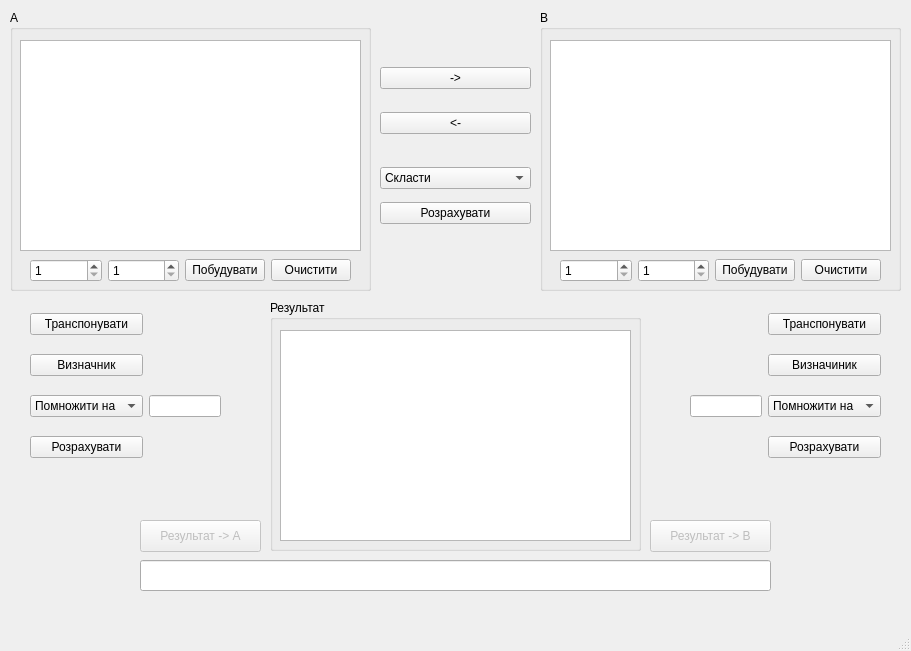
<?xml version="1.0" encoding="UTF-8"?>
<ui version="4.0">
 <class>MainWindow</class>
 <widget class="QMainWindow" name="MainWindow">
  <property name="geometry">
   <rect>
    <x>0</x>
    <y>0</y>
    <width>911</width>
    <height>651</height>
   </rect>
  </property>
  <property name="windowTitle">
   <string>MainWindow</string>
  </property>
  <widget class="QWidget" name="mainWindow">
   <widget class="QGroupBox" name="matrixBox">
    <property name="geometry">
     <rect>
      <x>10</x>
      <y>10</y>
      <width>361</width>
      <height>281</height>
     </rect>
    </property>
    <property name="title">
     <string>A</string>
    </property>
    <widget class="QTableWidget" name="Matrix_1">
     <property name="geometry">
      <rect>
       <x>10</x>
       <y>30</y>
       <width>341</width>
       <height>211</height>
      </rect>
     </property>
     <attribute name="horizontalHeaderMinimumSectionSize">
      <number>20</number>
     </attribute>
     <attribute name="horizontalHeaderDefaultSectionSize">
      <number>20</number>
     </attribute>
     <attribute name="verticalHeaderMinimumSectionSize">
      <number>20</number>
     </attribute>
     <attribute name="verticalHeaderDefaultSectionSize">
      <number>22</number>
     </attribute>
    </widget>
    <widget class="QWidget" name="gridLayoutWidget">
     <property name="geometry">
      <rect>
       <x>20</x>
       <y>240</y>
       <width>321</width>
       <height>41</height>
      </rect>
     </property>
     <layout class="QGridLayout" name="gridLayout">
      <item row="0" column="2">
       <widget class="QPushButton" name="buildMatrixButton_1">
        <property name="text">
         <string>Побудувати</string>
        </property>
       </widget>
      </item>
      <item row="0" column="1">
       <widget class="QSpinBox" name="spinBoxX_matrix_1">
        <property name="minimum">
         <number>1</number>
        </property>
        <property name="maximum">
         <number>12</number>
        </property>
       </widget>
      </item>
      <item row="0" column="0">
       <widget class="QSpinBox" name="spinBoxY_matrix_1">
        <property name="minimum">
         <number>1</number>
        </property>
        <property name="maximum">
         <number>12</number>
        </property>
       </widget>
      </item>
      <item row="0" column="3">
       <widget class="QPushButton" name="clearButton1">
        <property name="text">
         <string>Очистити</string>
        </property>
       </widget>
      </item>
     </layout>
    </widget>
   </widget>
   <widget class="QGroupBox" name="matrixBox2">
    <property name="geometry">
     <rect>
      <x>540</x>
      <y>10</y>
      <width>361</width>
      <height>281</height>
     </rect>
    </property>
    <property name="title">
     <string>B</string>
    </property>
    <widget class="QTableWidget" name="Matrix_2">
     <property name="geometry">
      <rect>
       <x>10</x>
       <y>30</y>
       <width>341</width>
       <height>211</height>
      </rect>
     </property>
    </widget>
    <widget class="QWidget" name="gridLayoutWidget_2">
     <property name="geometry">
      <rect>
       <x>20</x>
       <y>240</y>
       <width>321</width>
       <height>41</height>
      </rect>
     </property>
     <layout class="QGridLayout" name="gridLayout_2">
      <item row="0" column="2">
       <widget class="QPushButton" name="buildMatrixButton_2">
        <property name="text">
         <string>Побудувати</string>
        </property>
       </widget>
      </item>
      <item row="0" column="1">
       <widget class="QSpinBox" name="spinBoxX_matrix_2">
        <property name="minimum">
         <number>1</number>
        </property>
        <property name="maximum">
         <number>12</number>
        </property>
       </widget>
      </item>
      <item row="0" column="0">
       <widget class="QSpinBox" name="spinBoxY_matrix_2">
        <property name="minimum">
         <number>1</number>
        </property>
        <property name="maximum">
         <number>12</number>
        </property>
       </widget>
      </item>
      <item row="0" column="3">
       <widget class="QPushButton" name="clearButton2">
        <property name="text">
         <string>Очистити</string>
        </property>
       </widget>
      </item>
     </layout>
    </widget>
   </widget>
   <widget class="QWidget" name="gridLayoutWidget_3">
    <property name="geometry">
     <rect>
      <x>380</x>
      <y>50</y>
      <width>151</width>
      <height>101</height>
     </rect>
    </property>
    <layout class="QGridLayout" name="gridLayout_3">
     <item row="0" column="0">
      <widget class="QPushButton" name="toRight">
       <property name="text">
        <string>-&gt;</string>
       </property>
      </widget>
     </item>
     <item row="1" column="0">
      <widget class="QPushButton" name="toLeft">
       <property name="text">
        <string>&lt;-</string>
       </property>
      </widget>
     </item>
    </layout>
   </widget>
   <widget class="QGroupBox" name="outputMatrixBox">
    <property name="geometry">
     <rect>
      <x>270</x>
      <y>300</y>
      <width>371</width>
      <height>251</height>
     </rect>
    </property>
    <property name="title">
     <string>Результат</string>
    </property>
    <widget class="QTableWidget" name="Matrix_3">
     <property name="geometry">
      <rect>
       <x>10</x>
       <y>30</y>
       <width>351</width>
       <height>211</height>
      </rect>
     </property>
    </widget>
   </widget>
   <widget class="QLineEdit" name="outputLine">
    <property name="geometry">
     <rect>
      <x>140</x>
      <y>560</y>
      <width>631</width>
      <height>31</height>
     </rect>
    </property>
   </widget>
   <widget class="QWidget" name="gridLayoutWidget_6">
    <property name="geometry">
     <rect>
      <x>30</x>
      <y>300</y>
      <width>191</width>
      <height>174</height>
     </rect>
    </property>
    <layout class="QGridLayout" name="gridLayout_6">
     <item row="3" column="0">
      <widget class="QPushButton" name="matrix_calc_1">
       <property name="text">
        <string>Розрахувати</string>
       </property>
      </widget>
     </item>
     <item row="1" column="0">
      <widget class="QPushButton" name="matrixButon_determinant_1">
       <property name="text">
        <string>Визначник</string>
       </property>
      </widget>
     </item>
     <item row="0" column="0">
      <widget class="QPushButton" name="matrixButon_transpose_1">
       <property name="text">
        <string>Транспонувати</string>
       </property>
      </widget>
     </item>
     <item row="2" column="0">
      <widget class="QComboBox" name="matrix_operations_1">
       <property name="currentText">
        <string>Помножити на</string>
       </property>
       <item>
        <property name="text">
         <string>Помножити на</string>
        </property>
       </item>
       <item>
        <property name="text">
         <string>Поділити на</string>
        </property>
       </item>
      </widget>
     </item>
     <item row="2" column="1">
      <widget class="QLineEdit" name="matrix_line_1">
       <property name="enabled">
        <bool>true</bool>
       </property>
      </widget>
     </item>
    </layout>
   </widget>
   <widget class="QPushButton" name="result_to_A">
    <property name="enabled">
     <bool>false</bool>
    </property>
    <property name="geometry">
     <rect>
      <x>140</x>
      <y>520</y>
      <width>121</width>
      <height>32</height>
     </rect>
    </property>
    <property name="text">
     <string>Результат -&gt; A</string>
    </property>
   </widget>
   <widget class="QPushButton" name="result_to_B">
    <property name="enabled">
     <bool>false</bool>
    </property>
    <property name="geometry">
     <rect>
      <x>650</x>
      <y>520</y>
      <width>121</width>
      <height>32</height>
     </rect>
    </property>
    <property name="text">
     <string>Результат -&gt; B</string>
    </property>
   </widget>
   <widget class="QWidget" name="gridLayoutWidget_4">
    <property name="geometry">
     <rect>
      <x>380</x>
      <y>160</y>
      <width>151</width>
      <height>71</height>
     </rect>
    </property>
    <layout class="QGridLayout" name="gridLayout_4">
     <item row="0" column="0">
      <widget class="QComboBox" name="optionsBox">
       <property name="currentText">
        <string>Скласти</string>
       </property>
       <item>
        <property name="text">
         <string>Скласти</string>
        </property>
       </item>
       <item>
        <property name="text">
         <string>Відняти</string>
        </property>
       </item>
       <item>
        <property name="text">
         <string>Помножити</string>
        </property>
       </item>
      </widget>
     </item>
     <item row="1" column="0">
      <widget class="QPushButton" name="calculateButton">
       <property name="text">
        <string>Розрахувати</string>
       </property>
      </widget>
     </item>
    </layout>
   </widget>
   <widget class="QWidget" name="gridLayoutWidget_7">
    <property name="geometry">
     <rect>
      <x>690</x>
      <y>300</y>
      <width>191</width>
      <height>174</height>
     </rect>
    </property>
    <layout class="QGridLayout" name="gridLayout_7">
     <item row="1" column="1">
      <widget class="QPushButton" name="matrixButon_determinant_2">
       <property name="text">
        <string>Визначиник</string>
       </property>
      </widget>
     </item>
     <item row="2" column="1">
      <widget class="QComboBox" name="matrix_operations_2">
       <property name="currentText">
        <string>Помножити на</string>
       </property>
       <item>
        <property name="text">
         <string>Помножити на</string>
        </property>
       </item>
       <item>
        <property name="text">
         <string>Поділити на</string>
        </property>
       </item>
      </widget>
     </item>
     <item row="2" column="0">
      <widget class="QLineEdit" name="matrix_line_2">
       <property name="enabled">
        <bool>true</bool>
       </property>
      </widget>
     </item>
     <item row="0" column="1">
      <widget class="QPushButton" name="matrixButon_transpose_2">
       <property name="text">
        <string>Транспонувати</string>
       </property>
      </widget>
     </item>
     <item row="3" column="1">
      <widget class="QPushButton" name="matrix_calc_2">
       <property name="text">
        <string>Розрахувати</string>
       </property>
      </widget>
     </item>
    </layout>
   </widget>
  </widget>
  <widget class="QMenuBar" name="menubar">
   <property name="geometry">
    <rect>
     <x>0</x>
     <y>0</y>
     <width>911</width>
     <height>24</height>
    </rect>
   </property>
  </widget>
  <widget class="QStatusBar" name="statusbar"/>
 </widget>
 <resources/>
 <connections/>
</ui>
